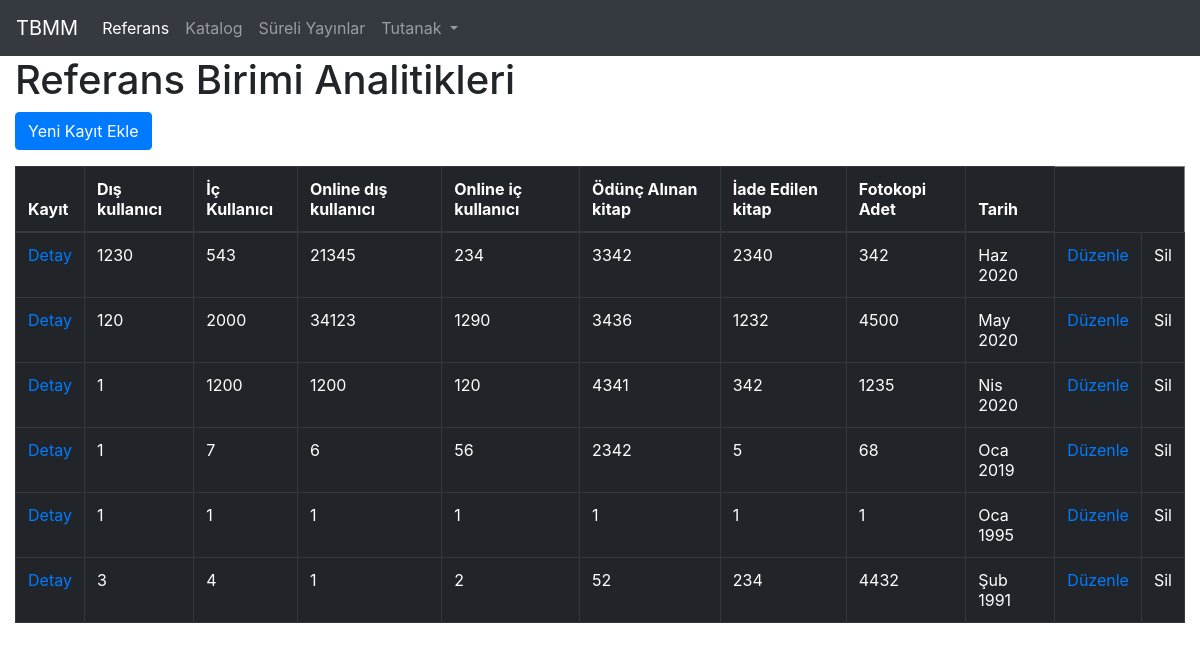
/referans/, run on an earlier commit of the app's database.
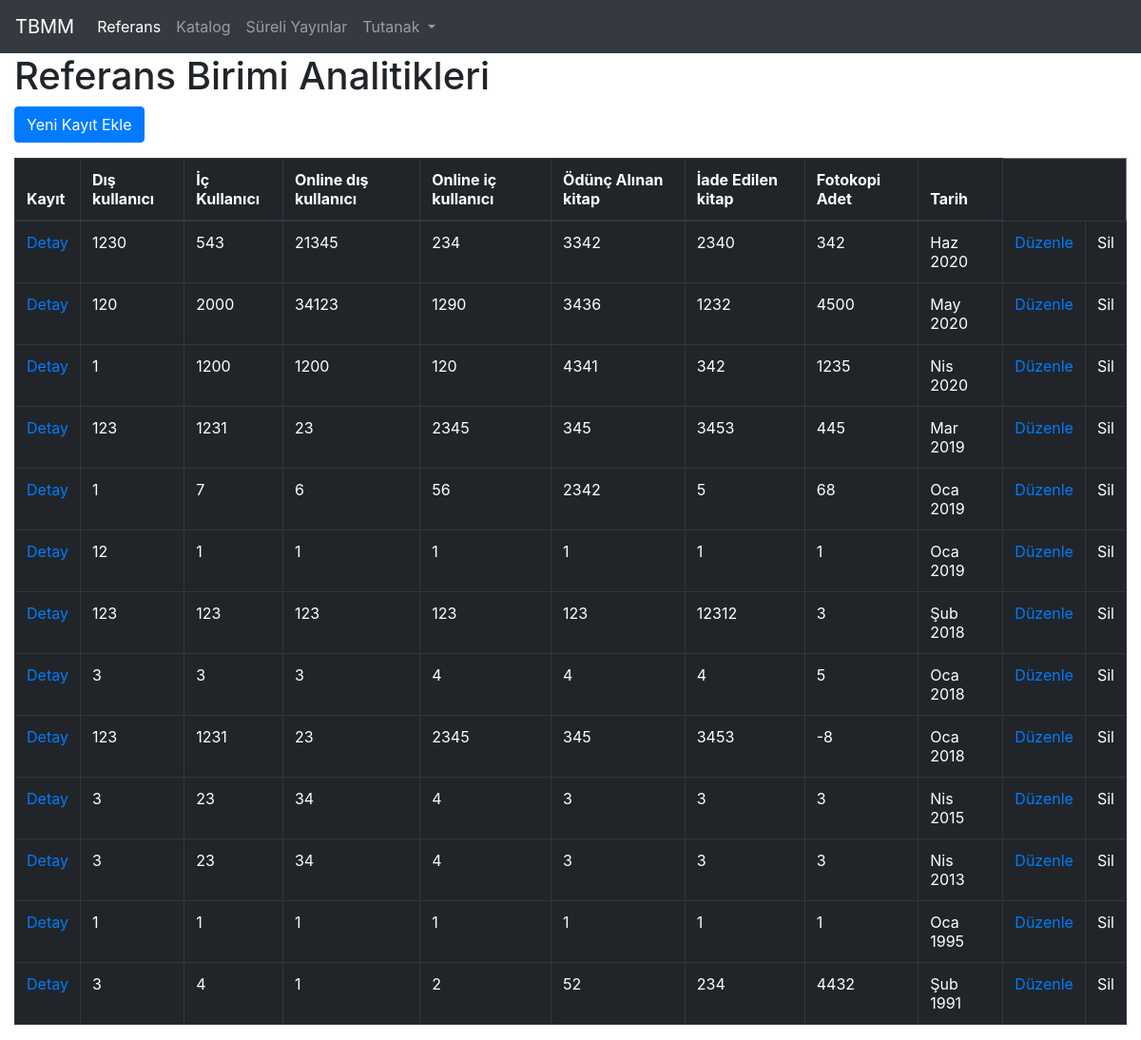
And on a later commit of the database.
### cockpit/models.py (models this page shows, shortened)
class ReferenceServiceAnalytic(models.Model):
    user_from_out = models.IntegerField(default=0, verbose_name="Dışarıdan gelen kullanıcı sayısı")
    user_from_inside = models.IntegerField(default=0)
    online_user_outside = models.IntegerField(default=0)
    online_user_inside = models.IntegerField(default=0)
    borrowed_books = models.IntegerField(default=0)
    retired_books = models.IntegerField(default=0)
    photocopy = models.IntegerField(default=0)
    record_date = models.DateTimeField()

### cockpit/views.py (the view)
# urls.py: path('referans/', views.index, name='referance'),
def index(request):
    latest_data_list = ReferenceServiceAnalytic.objects.order_by('-record_date')
    context = {'latest_data_list': latest_data_list}
    return render(request, 'cockpit/index.html', context)

### cockpit/templates/cockpit/index.html
{% include 'cockpit/header.html' %}
<h1>Referans Birimi Analitikleri</h1>
{% load static %}
<div>
    <a class="btn btn-primary" href="{% url 'new_record_ref' %}">Yeni Kayıt Ekle</a>
</div>
{% if latest_data_list %}
<table class="table table-dark" border="1">
  <thead class="">
      <th scope="col">Kayıt</th>
    <th scope="col">Dış kullanıcı</th>
    <th scope="col">İç Kullanıcı</th>
    <th>Online dış kullanıcı</th>
    <th>Online iç kullanıcı</th>
    <th>Ödünç Alınan kitap</th>
    <th>İade Edilen kitap</th>
    <th>Fotokopi Adet</th>
    <th>Tarih</th>
  </thead>
  <tbody>
  <ul>
    {% for data in latest_data_list %}
    <tr>
        <td><a href="/referans/{{ data.id }}">Detay</a></td>
        <td>{{data.user_from_out}}</td>
        <td>{{data.user_from_inside}}</td>
        <td>{{data.online_user_outside}}</td>
        <td>{{data.online_user_inside}}</td>
        <td>{{data.borrowed_books}}</td>
        <td>{{data.retired_books}}</td>
        <td>{{data.photocopy}}</td>
        <td>{{data.record_date|date:"M Y"}}</td>
        <td><a href="{% url 'edit-reference' data.pk %}">Düzenle</a></td>
        <td>Sil</td>
    </tr>
    {% endfor %}
  </ul>
</tbody>
</table>
{% else %}
<p>No data is available.</p>
{% endif %}
{% include 'cockpit/footer.html' %}

### cockpit/templates/cockpit/header.html (shortened to what this page needs)
<html>
  <head>
    {% load static %}
    <link
      rel="stylesheet"
      href="{% static 'cockpit/css/bootstrap.min.css' %}"
    />
  </head>
  <body>
    <nav class="navbar navbar-expand-lg navbar-dark bg-dark">
      <a class="navbar-brand" href="{% url 'marketing_page' %}">TBMM</a>
      <div class="collapse navbar-collapse" id="navbarNavDropdown">
        <ul class="navbar-nav">
          <li class="nav-item active">
            <a class="nav-link" href="{% url 'referance' %}"
              >Referans <span class="sr-only">(current)</span></a
            >
          </li>
          <li class="nav-item">
            <a class="nav-link" href="#">Katalog</a>
          </li>
          <li class="nav-item">
            <a class="nav-link" href="#">Süreli Yayınlar</a>
          </li>
          <li class="nav-item dropdown">
            <a
              class="nav-link dropdown-toggle"
              href="#"
              id="navbarDropdownMenuLink"
              data-toggle="dropdown"
              aria-haspopup="true"
              aria-expanded="false"
            >
              Tutanak
            </a>
          </li>
        </ul>
      </div>
    </nav>
    <div class="container-fluid">
  </body>
</html>

### cockpit/templates/cockpit/footer.html (shortened to what this page needs)
</body>
</html>

What changed in the data, as far as the page shows it:
added ReferenceServiceAnalytic: user_from_out "123", user_from_inside "1231", online_user_outside "23", online_user_inside "2345", borrowed_books "345", retired_books "3453", photocopy "445", record_date "Mar 2019"
added ReferenceServiceAnalytic: user_from_out "12", user_from_inside "1", online_user_outside "1", online_user_inside "1", borrowed_books "1", retired_books "1", photocopy "1", record_date "Oca 2019"
added ReferenceServiceAnalytic: user_from_out "123", user_from_inside "123", online_user_outside "123", online_user_inside "123", borrowed_books "123", retired_books "12312", photocopy "3", record_date "Şub 2018"
added ReferenceServiceAnalytic: user_from_out "3", user_from_inside "3", online_user_outside "3", online_user_inside "4", borrowed_books "4", retired_books "4", photocopy "5", record_date "Oca 2018"
added ReferenceServiceAnalytic: user_from_out "123", user_from_inside "1231", online_user_outside "23", online_user_inside "2345", borrowed_books "345", retired_books "3453", photocopy "-8", record_date "Oca 2018"
added ReferenceServiceAnalytic: user_from_out "3", user_from_inside "23", online_user_outside "34", online_user_inside "4", borrowed_books "3", retired_books "3", photocopy "3", record_date "Nis 2015"
added ReferenceServiceAnalytic: user_from_out "3", user_from_inside "23", online_user_outside "34", online_user_inside "4", borrowed_books "3", retired_books "3", photocopy "3", record_date "Nis 2013"
